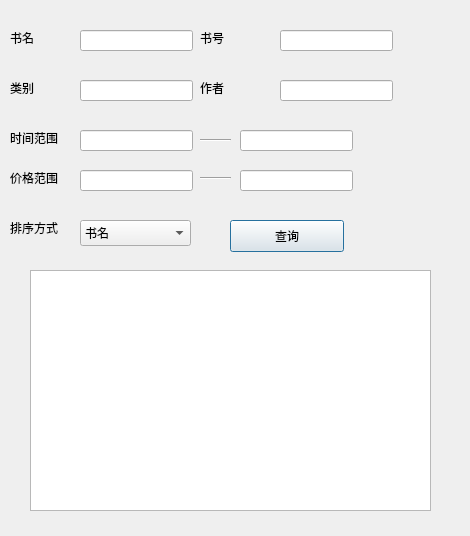
<?xml version="1.0" encoding="UTF-8"?>
<ui version="4.0">
 <class>searchbook</class>
 <widget class="QDialog" name="searchbook">
  <property name="geometry">
   <rect>
    <x>0</x>
    <y>0</y>
    <width>470</width>
    <height>536</height>
   </rect>
  </property>
  <property name="windowTitle">
   <string>Dialog</string>
  </property>
  <widget class="QLabel" name="label">
   <property name="geometry">
    <rect>
     <x>10</x>
     <y>30</y>
     <width>62</width>
     <height>16</height>
    </rect>
   </property>
   <property name="text">
    <string>书名</string>
   </property>
  </widget>
  <widget class="QLineEdit" name="bookname">
   <property name="geometry">
    <rect>
     <x>80</x>
     <y>30</y>
     <width>113</width>
     <height>21</height>
    </rect>
   </property>
  </widget>
  <widget class="QLabel" name="label_2">
   <property name="geometry">
    <rect>
     <x>200</x>
     <y>30</y>
     <width>62</width>
     <height>16</height>
    </rect>
   </property>
   <property name="text">
    <string>书号</string>
   </property>
  </widget>
  <widget class="QLineEdit" name="bookID">
   <property name="geometry">
    <rect>
     <x>280</x>
     <y>30</y>
     <width>113</width>
     <height>21</height>
    </rect>
   </property>
  </widget>
  <widget class="QLabel" name="label_3">
   <property name="geometry">
    <rect>
     <x>10</x>
     <y>80</y>
     <width>62</width>
     <height>16</height>
    </rect>
   </property>
   <property name="text">
    <string>类别</string>
   </property>
  </widget>
  <widget class="QLabel" name="label_4">
   <property name="geometry">
    <rect>
     <x>200</x>
     <y>80</y>
     <width>62</width>
     <height>16</height>
    </rect>
   </property>
   <property name="text">
    <string>作者</string>
   </property>
  </widget>
  <widget class="QLineEdit" name="booktype">
   <property name="geometry">
    <rect>
     <x>80</x>
     <y>80</y>
     <width>113</width>
     <height>21</height>
    </rect>
   </property>
  </widget>
  <widget class="QLineEdit" name="bookauthor">
   <property name="geometry">
    <rect>
     <x>280</x>
     <y>80</y>
     <width>113</width>
     <height>21</height>
    </rect>
   </property>
  </widget>
  <widget class="QLabel" name="label_5">
   <property name="geometry">
    <rect>
     <x>10</x>
     <y>130</y>
     <width>62</width>
     <height>16</height>
    </rect>
   </property>
   <property name="text">
    <string>时间范围</string>
   </property>
  </widget>
  <widget class="QLineEdit" name="timestart">
   <property name="geometry">
    <rect>
     <x>80</x>
     <y>130</y>
     <width>113</width>
     <height>21</height>
    </rect>
   </property>
  </widget>
  <widget class="QLineEdit" name="timeend">
   <property name="geometry">
    <rect>
     <x>240</x>
     <y>130</y>
     <width>113</width>
     <height>21</height>
    </rect>
   </property>
  </widget>
  <widget class="Line" name="line">
   <property name="geometry">
    <rect>
     <x>200</x>
     <y>130</y>
     <width>31</width>
     <height>20</height>
    </rect>
   </property>
   <property name="orientation">
    <enum>Qt::Horizontal</enum>
   </property>
  </widget>
  <widget class="QLineEdit" name="pricestart">
   <property name="geometry">
    <rect>
     <x>80</x>
     <y>170</y>
     <width>113</width>
     <height>21</height>
    </rect>
   </property>
  </widget>
  <widget class="Line" name="line_2">
   <property name="geometry">
    <rect>
     <x>200</x>
     <y>170</y>
     <width>31</width>
     <height>16</height>
    </rect>
   </property>
   <property name="orientation">
    <enum>Qt::Horizontal</enum>
   </property>
  </widget>
  <widget class="QLineEdit" name="priceend">
   <property name="geometry">
    <rect>
     <x>240</x>
     <y>170</y>
     <width>113</width>
     <height>21</height>
    </rect>
   </property>
  </widget>
  <widget class="QLabel" name="label_6">
   <property name="geometry">
    <rect>
     <x>10</x>
     <y>170</y>
     <width>62</width>
     <height>16</height>
    </rect>
   </property>
   <property name="text">
    <string>价格范围</string>
   </property>
  </widget>
  <widget class="QLabel" name="label_7">
   <property name="geometry">
    <rect>
     <x>10</x>
     <y>220</y>
     <width>62</width>
     <height>16</height>
    </rect>
   </property>
   <property name="text">
    <string>排序方式</string>
   </property>
  </widget>
  <widget class="QComboBox" name="comboBox">
   <property name="geometry">
    <rect>
     <x>80</x>
     <y>220</y>
     <width>111</width>
     <height>26</height>
    </rect>
   </property>
   <item>
    <property name="text">
     <string>书名</string>
    </property>
   </item>
   <item>
    <property name="text">
     <string>类别</string>
    </property>
   </item>
   <item>
    <property name="text">
     <string>价格</string>
    </property>
   </item>
   <item>
    <property name="text">
     <string>时间</string>
    </property>
   </item>
   <item>
    <property name="text">
     <string>库存</string>
    </property>
   </item>
   <item>
    <property name="text">
     <string>出版社</string>
    </property>
   </item>
  </widget>
  <widget class="QPushButton" name="search">
   <property name="geometry">
    <rect>
     <x>230</x>
     <y>220</y>
     <width>114</width>
     <height>32</height>
    </rect>
   </property>
   <property name="text">
    <string>查询</string>
   </property>
  </widget>
  <widget class="QTableWidget" name="tableWidget">
   <property name="geometry">
    <rect>
     <x>30</x>
     <y>270</y>
     <width>401</width>
     <height>241</height>
    </rect>
   </property>
  </widget>
 </widget>
 <resources/>
 <connections/>
</ui>
